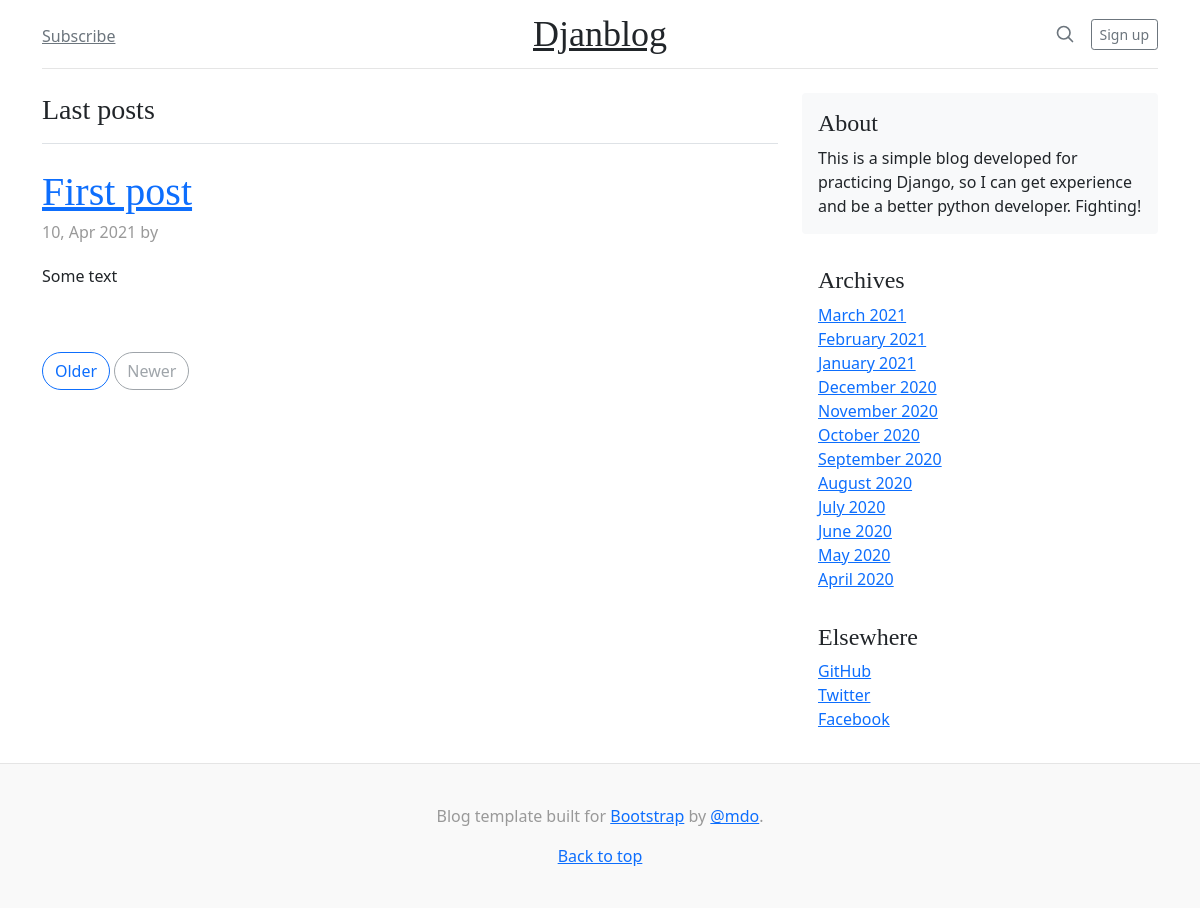
Before: / with the older database file.
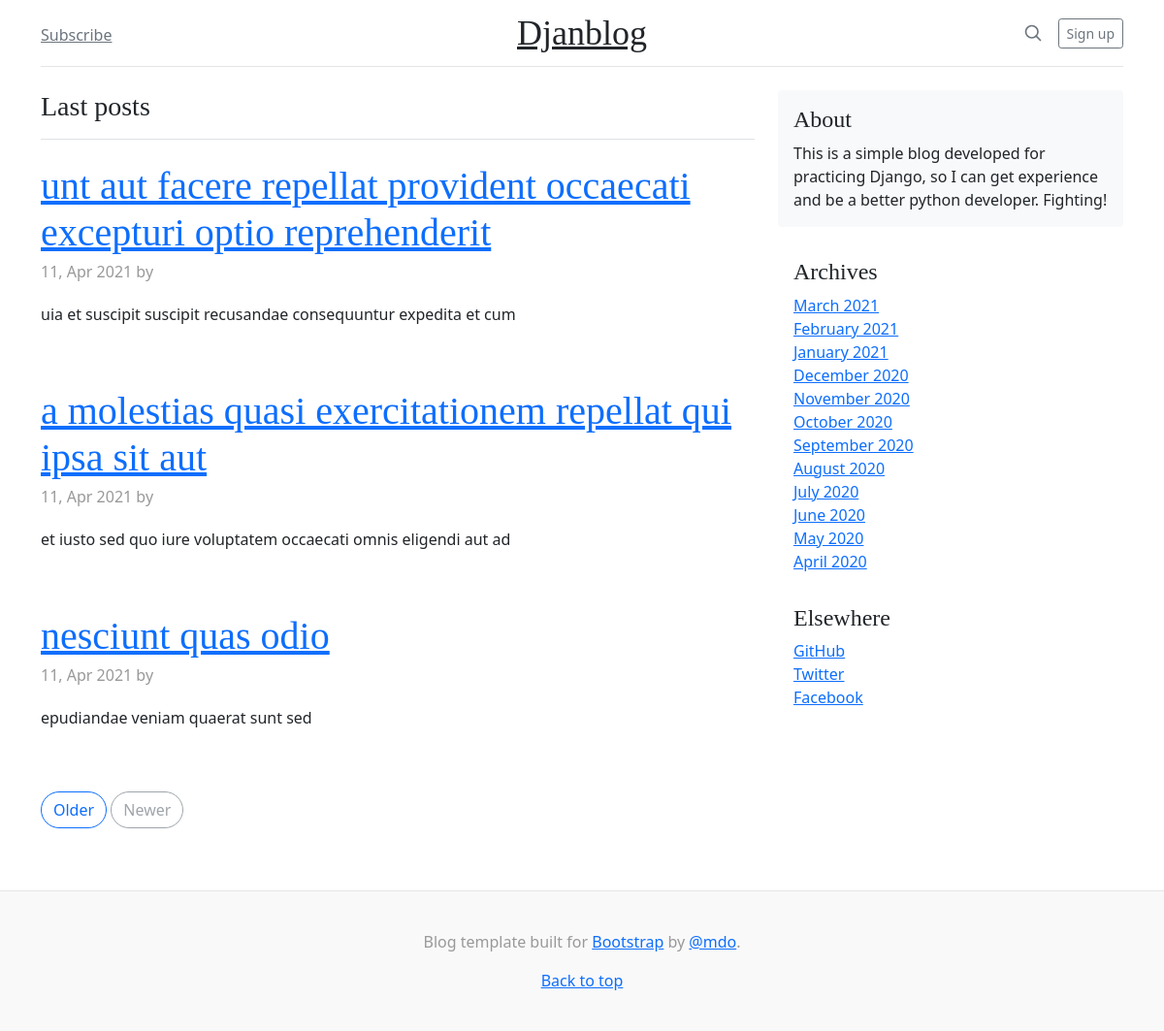
After: the same page with the newer database file.
### blog/models.py (models this page shows, shortened)
class Post(models.Model):
  title = models.CharField(max_length=255)
  summary = RichTextField(max_length=255)
  content = RichTextUploadingField()
  author = models.ForeignKey(User, on_delete=models.PROTECT)
  created_at = models.DateField(auto_now_add=True)

### blog/views.py (the view)
# urls.py: 2. Add a URL to urlpatterns:  path('', views.home, name='home')
def home(request):
  posts = Post.objects.all()
  return render(request, 'home.html', {'posts': posts})

### templates/home.html (shortened to what this page needs)
{% extends 'layout.html' %}
{% block content %}
  <h3 class="pb-3 mb-4 font-italic border-bottom">
    Last posts
  </h3>
  {% for post in posts %}
    <div class="blog-post">
      <h2 class="blog-post-title">
        <a href="/posts/{{ post.pk }}">{{ post.title }}</a>
      </h2>
      <p class="blog-post-meta">{{ post.created_at|date:'d, M Y' }} by <a href="#">{{ post.author.get_full_name }}</a>
      </p>
      <p>{{ post.summary|safe }}</p>
    </div>
  {% endfor %}
  <nav class="blog-pagination">
    <a class="btn btn-outline-primary" href="#">Older</a>
    <a class="btn btn-outline-secondary disabled" href="#">Newer</a>
  </nav>
{% endblock %}

### templates/layout.html (shortened to what this page needs)
<!doctype html>
<html lang="en">
<head>
  <link href="https://cdn.jsdelivr.net/npm/bootstrap@5.0.0-beta3/dist/css/bootstrap.min.css" rel="stylesheet"
>
</head>
<body>
<div class="container">
  <header class="blog-header py-3">
    <div class="row flex-nowrap justify-content-between align-items-center">
      <div class="col-4 pt-1">
        <a class="text-muted" href="#">Subscribe</a>
      </div>
      <div class="col-4 text-center">
        <a class="blog-header-logo text-dark" href="#">Djanblog</a>
      </div>
      <div class="col-4 d-flex justify-content-end align-items-center">
        <a class="text-muted" href="#">
          <svg xmlns="http://www.w3.org/2000/svg" width="20" height="20" viewBox="0 0 24 24" fill="none"
               stroke="currentColor" stroke-width="2" stroke-linecap="round" stroke-linejoin="round" class="mx-3">
            <circle cx="10.5" cy="10.5" r="7.5"></circle>
            <line x1="21" y1="21" x2="15.8" y2="15.8"></line>
          </svg>
        </a>
        <a class="btn btn-sm btn-outline-secondary" href="#">Sign up</a>
      </div>
    </div>
  </header>
</div>
<br>
<main role="main" class="container">
  <div class="row">
    <div class="col-md-8 blog-main">
      {% block content %} {% endblock %}
    </div>
    <aside class="col-md-4 blog-sidebar">
      <div class="p-3 mb-3 bg-light rounded">
        <h4 class="font-italic">About</h4>
        <p class="mb-0">This is a simple blog developed for practicing Django, so I can get experience and be a better
          python developer. Fighting!</p>
      </div>
      <div class="p-3">
        <h4 class="font-italic">Archives</h4>
        <ol class="list-unstyled mb-0">
          <li><a href="#">March 2021</a></li>
          <li><a href="#">February 2021</a></li>
          <li><a href="#">January 2021</a></li>
          <li><a href="#">December 2020</a></li>
          <li><a href="#">November 2020</a></li>
          <li><a href="#">October 2020</a></li>
          <li><a href="#">September 2020</a></li>
          <li><a href="#">August 2020</a></li>
          <li><a href="#">July 2020</a></li>
          <li><a href="#">June 2020</a></li>
          <li><a href="#">May 2020</a></li>
          <li><a href="#">April 2020</a></li>
        </ol>
      </div>
      <div class="p-3">
        <h4 class="font-italic">Elsewhere</h4>
        <ol class="list-unstyled">
          <li><a href="#">GitHub</a></li>
          <li><a href="#">Twitter</a></li>
          <li><a href="#">Facebook</a></li>
        </ol>
      </div>
    </aside>
  </div>
</main>
<footer class="blog-footer">
  <p>Blog template built for <a href="https://getbootstrap.com/">Bootstrap</a> by <a
          href="https://twitter.com/mdo">@mdo</a>.</p>
  <p>
    <a href="#">Back to top</a>
  </p>
</footer>
</body>
</html>

### templates/layout.html (style rules this page uses)
.blog-header { line-height: 1; border-bottom: 1px solid #e5e5e5; }
.blog-header-logo { font-family: "Playfair Display", Georgia, "Times New Roman", serif; font-size: 2.25rem; }
h1, h2, h3, h4, h5, h6 { font-family: "Playfair Display", Georgia, "Times New Roman", serif; }
.blog-pagination { margin-bottom: 4rem; }
.blog-pagination > .btn { border-radius: 2rem; }
.blog-post { margin-bottom: 4rem; }
.blog-post-title { margin-bottom: .25rem; font-size: 2.5rem; }
.blog-post-meta { margin-bottom: 1.25rem; color: #999; }
.blog-footer { padding: 2.5rem 0; color: #999; text-align: center; background-color: #f9f9f9; border-top: .05rem solid #e5e5e5; }
.blog-footer p:last-child { margin-bottom: 0; }

Changed rows visible on the page:
removed Post: title "First post", created_at "10, Apr 2021", summary "Some text"
added Post: title "unt aut facere repellat provident occaecati excepturi optio reprehenderit", created_at "11, Apr 2021", summary "uia et suscipit suscipit recusandae consequuntur expedita et cum"
added Post: title "a molestias quasi exercitationem repellat qui ipsa sit aut", created_at "11, Apr 2021", summary "et iusto sed quo iure voluptatem occaecati omnis eligendi aut ad"
added Post: title "nesciunt quas odio", created_at "11, Apr 2021", summary "epudiandae veniam quaerat sunt sed"
